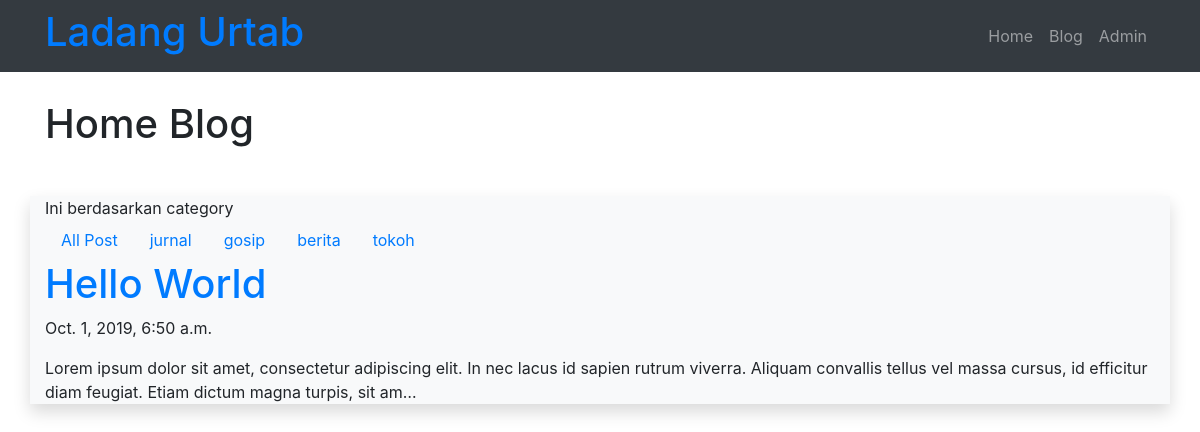
Screenshot of /blog/category/jurnal/ with the database file from the repository.
### blog/models.py (models this page shows, shortened)
class Post(models.Model):
	judul 	 = models.CharField(max_length=255)
	body 	 = models.TextField()
	category = models.CharField(max_length=255)
	publish  = models.DateTimeField(auto_now_add=True)
	update   = models.DateTimeField(auto_now=True)
	slug     = models.SlugField(blank=True,editable=False)

### blog/views.py (the view)
# urls.py: url(r'^category/(?P<categoryInput>[\w-]+)/$',views.categoryPost,name='category')
def categoryPost(request,categoryInput):
	posts = Post.objects.filter(category=categoryInput)
	categories = Post.objects.values("category").distinct();
	context={
		'judul':'Home Blog',
		'content':'Ini berdasarkan category',
		'Posts':posts,
		'Categories':categories
		}
	return render(request,'blog/category.html',context)

### blog/templates/blog/category.html (shortened to what this page needs)
{% extends "base.html"%}
{% block pageTitle%}
	{{judul}}
{% endblock pageTitle%}
{% block contents%}
	{{content}}
	<ul class="nav">
			<li class="nav-item">
				<a class="nav-link" href="/blog">All Post</a>
			</li>
			{% for datacategory in Categories %}
			<li class="nav-item">
				<a class="nav-link" href="/blog/category/{{datacategory.category}}">{{datacategory.category}}</a>
			</li>
	{% endfor %}
	</ul>
	{% for post in Posts%}
	<a href="/blog/post/{{post.slug}}">
	<h1>{{post.judul}}</h1>
	</a>
	<p>{{post.publish}}</p>
	<p>{{post.body|truncatechars:200}}</p>
	{% endfor %}
{% endblock contents%}

### rows the page displays
Post: judul "Hello World", publish "Oct. 1, 2019, 6:50 a.m.", body "Lorem ipsum dolor sit amet, consectetur adipiscing elit. In nec lacus id sapien rutrum viverra. Aliquam convallis tellus vel massa cursus, id efficitur diam feugiat. Etiam dictum magna turpis, sit am…"

### other values shown
{{ judul }} "Home Blog"
{{ content }} "Ini berdasarkan category"
{{ datacategory.category }} "jurnal" "gosip" "berita" "tokoh"
